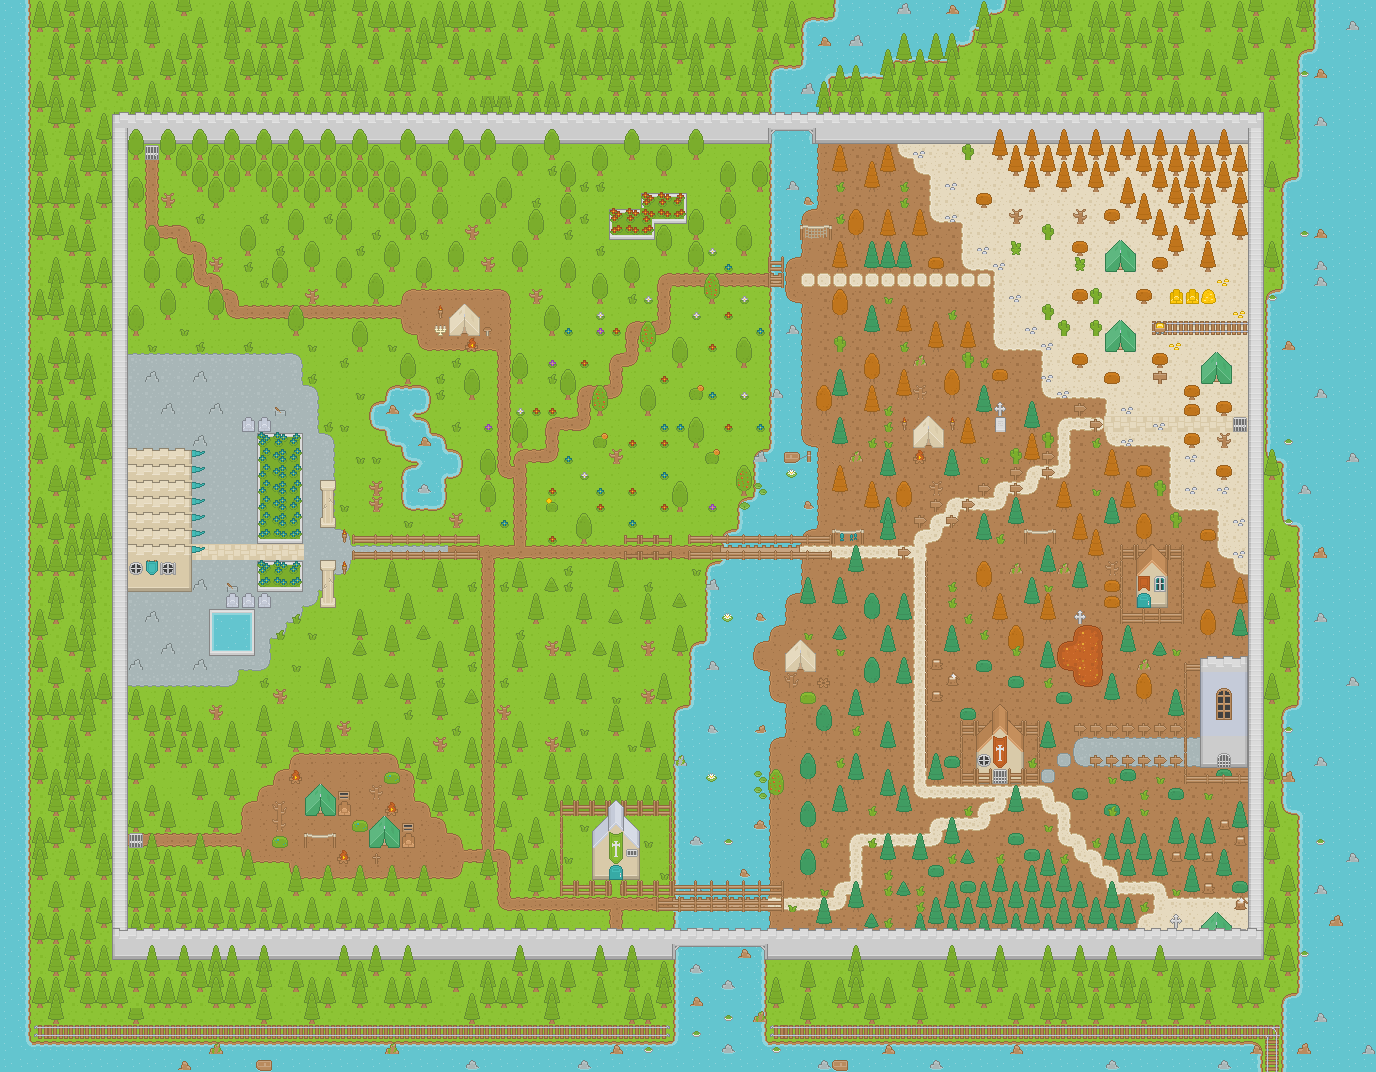

Rendered tile map (Tiled .tmx) drawn with the repository's tilesets; below, a short description and the map source with its tile grids summarised:
An orthogonal 86x67 tile map with 16x16 px tiles, 6 tile layers (colision, base, superbase, object, ...).

<map version="1.0" orientation="orthogonal" renderorder="right-down" width="86" height="67" tilewidth="16" tileheight="16">
 <tileset firstgid="1" name="roguelikeSheet_transparent" tilewidth="16" tileheight="16" spacing="1">
  <image source="Roguelike pack/Spritesheet/roguelikeSheet_transparent.png" trans="ff00ff" width="968" height="526" />
 </tileset>
 <layer name="colision" width="86" height="67">
  <data>[5762 cells, 5762 non-empty, 3 distinct tile ids]</data>
 </layer>
 <layer name="base" width="86" height="67">
  <data>[5762 cells, 5762 non-empty, 19 distinct tile ids]</data>
 </layer>
 <layer name="superbase" width="86" height="67">
  <data>[5762 cells, 2506 non-empty, 103 distinct tile ids]</data>
 </layer>
 <layer name="object" width="86" height="67">
  <data>[5762 cells, 762 non-empty, 133 distinct tile ids]</data>
 </layer>
 <layer name="isometric" width="86" height="67">
  <data>[5762 cells, 1248 non-empty, 80 distinct tile ids]</data>
 </layer>
 <layer name="super_iso" width="86" height="67">
  <data>[5762 cells, 6 non-empty, 6 distinct tile ids]</data>
 </layer>
</map>
